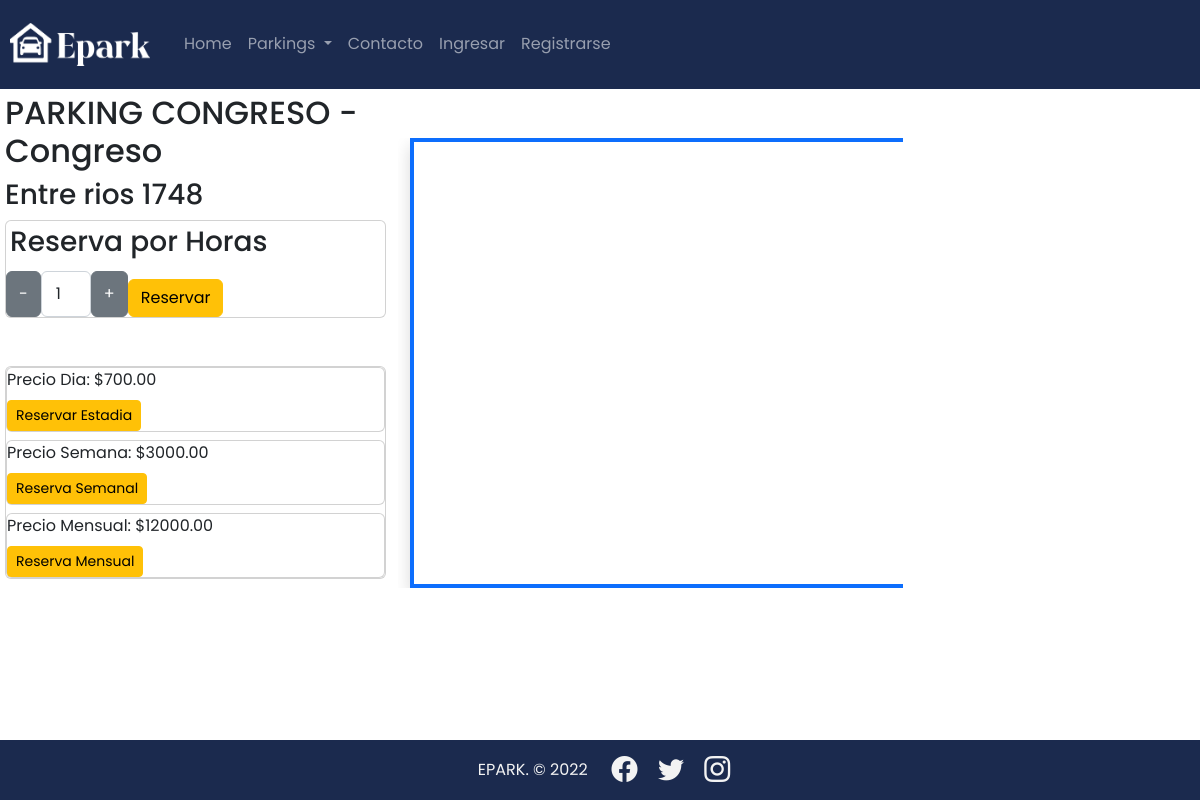
Page /parking/congreso on the earlier database version.
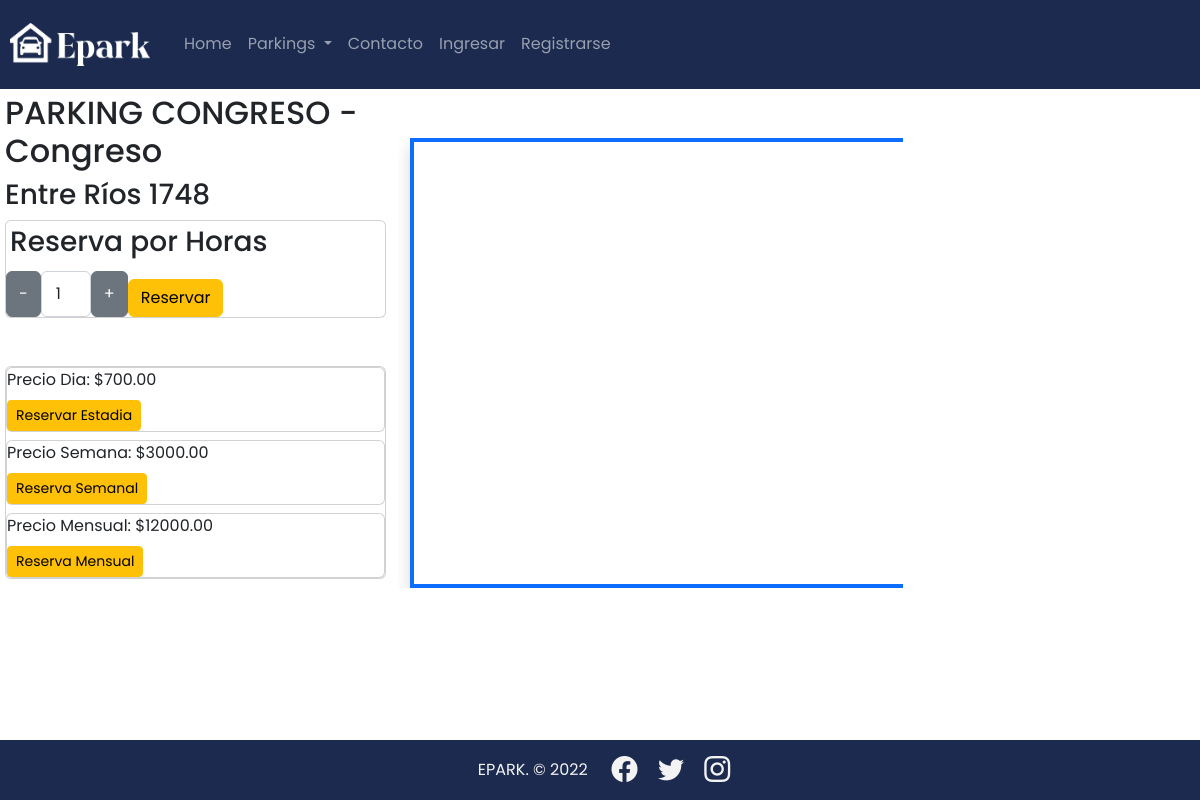
Same page on the later database version.
### parking/models.py (models this page shows, shortened)
class Parking(models.Model):
    title = models.CharField(max_length=50)
    owner_name = models.CharField(max_length=50)
    owner_surname = models.CharField(max_length=50)
    address_p  = models.TextField()
    price_hour = models.DecimalField(max_digits=10, decimal_places=2, default=0.0)
    price_day = models.DecimalField(max_digits=10, decimal_places=2, default=0.0)
    price_week = models.DecimalField(max_digits=10, decimal_places=2, default=0.0)
    price_month = models.DecimalField(max_digits=10, decimal_places=2, default=0.0)
    phone_p = models.CharField(max_length=20)
    mail_p = models.EmailField()
    country_p = models.CharField(max_length=30)
    city_p = models.CharField(max_length=30)
    slots =  models.IntegerField()
    url_map = models.CharField(max_length=500)
    avalaible = models.BooleanField(default=True)
    slug = models.SlugField(null=False, blank=False, unique=True)
    created_at = models.DateTimeField(auto_now_add=True)

### parking/views.py (the view)
# urls.py: path('<slug:slug>', views.ParkingDetailView.as_view(), name='parking'),
class ParkingDetailView(DetailView):
    model = Parking
    template_name = 'parking/parking.html'
    def get_context_data(self, **kwargs):
        context = super().get_context_data(**kwargs)
        return context

### parking/templates/parking/parking.html (shortened to what this page needs)
{% extends 'base.html' %}
    {% block content %}
<div class="row ">
    <div class=" col-md-4 text-left">
        <div class="h2">
            {{ parking.title}}
        </div>
        <div class="h3">
            {{ parking.address_p}}
        </div>
        <div>
            {% include 'reserves/snippets/add.html' %}
        </div>
    </div>
    <div class="col-map col-lg-5 col-md-5">
        <br>
        <div class="row top-map">
        </div>
        <iframe src={{ parking.url_map }}
        width="750" height="450" class="align-middle text-center shadow bg-white border border-4 border-primary" style="text-align: center; border:4;" allowfullscreen="" loading="lazy"></iframe>
    </div>
</div>
    {% endblock %}

### reserves/templates/reserves/snippets/add.html (shortened to what this page needs)
<div class="card">
<form action="{% url 'reserves:add' %}" method="post">
    <p class="h3 p-1">Reserva por Horas</p>
    <div class="d-flex">
        <button type="button" class="btn btn-secondary" id="remove">-</button>
        <input type="number" name="quantity" value="1" class="form-control col-sm-1 text-center" style="width: 50px;" id="quantity" readonly>
        <button type="button" class="btn btn-secondary" id="add">+</button>
        <div class="mt-2">
            <button type="submit" class="btn btn-warning"> Reservar</button>
        </div>
    </div>
</form>
</div>
<div class="card mt-5">
        <div class="card">
            <form action="{% url 'reserves:add' %}" method="post">
                <li class="list-group-item">
                    Precio Dia: <span> ${{ parking.price_day}}</span>
                </li>
                <div class="mt-2">
                    <button type="submit" name='quantity' value="20" class="btn btn-warning btn-sm">Reservar Estadia</button>
                </div>
            </form>
        </div>
        <div class="card mt-2">
            <form action="{% url 'reserves:add' %}" method="post">
                <li class="list-group-item">
                    Precio Semana: <span>${{ parking.price_week}}</span>
                </li>
                <div class="mt-2">
                    <button type="submit" name='quantity' value="110" class="btn btn-warning btn-sm ">Reserva Semanal</button>
                </div>
            </form>
        </div>
        <div class="card mt-2">
            <form action="{% url 'reserves:add' %}" method="post">
                <li class="list-group-item">
                    Precio Mensual: <span>${{ parking.price_month}}</span>
                </li>
                <div class="mt-2">
                    <button type="submit" name='quantity' value="500" class="btn btn-warning btn-sm btn-block">Reserva Mensual</button>
                </div>
            </form>
        </div>
</div>

Differences in the rows shown:
changed Parking "PARKING CONGRESO - Congreso": address_p "Entre rios 1748" → "Entre Ríos 1748"
